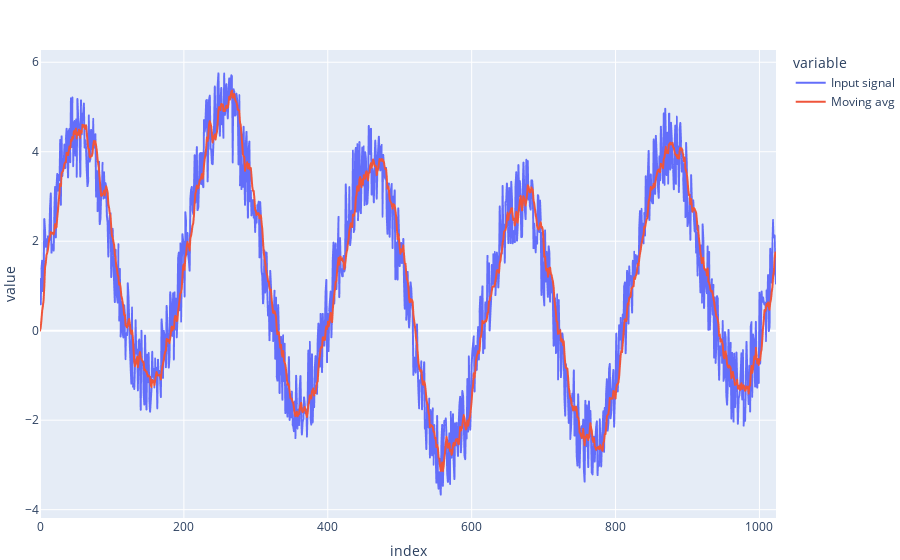

The notebook cell saved with this chart:
### Markdown cell above
Here we create a moving average using a 8 point filter kernel:

### Code cell
df = pd.DataFrame({ "Input signal": input_signal,
                    "Moving avg": moving_average(input_signal, 8) })

fig = px.line(df)
fig.show()

### Figure 1 — Plotly figure (JSON) as saved in the notebook; plotly's stock layout.template omitted (floating-point values rounded to 4 significant figures; data arrays with more than 128 entries replaced by an {"elided": "..."} marker saying what was removed)
{"data": [{"hovertemplate": "variable=Input signal<br>index=%{x}<br>value=%{y}<extra></extra>", "legendgroup": "Input signal", "line": {"color": "#636efa", "dash": "solid"}, "marker": {"symbol": "circle"}, "mode": "lines", "name": "Input signal", "showlegend": true, "type": "scattergl", "x": {"elided": "1024 int values"}, "xaxis": "x", "y": {"elided": "1024 float values"}, "yaxis": "y"}, {"hovertemplate": "variable=Moving avg<br>index=%{x}<br>value=%{y}<extra></extra>", "legendgroup": "Moving avg", "line": {"color": "#EF553B", "dash": "solid"}, "marker": {"symbol": "circle"}, "mode": "lines", "name": "Moving avg", "showlegend": true, "type": "scattergl", "x": {"elided": "1024 int values"}, "xaxis": "x", "y": {"elided": "1024 float values"}, "yaxis": "y"}], "layout": {"legend": {"title": {"text": "variable"}, "tracegroupgap": 0}, "xaxis": {"anchor": "y", "domain": [0, 1], "title": {"text": "index"}}, "yaxis": {"anchor": "x", "domain": [0, 1], "title": {"text": "value"}}}}
